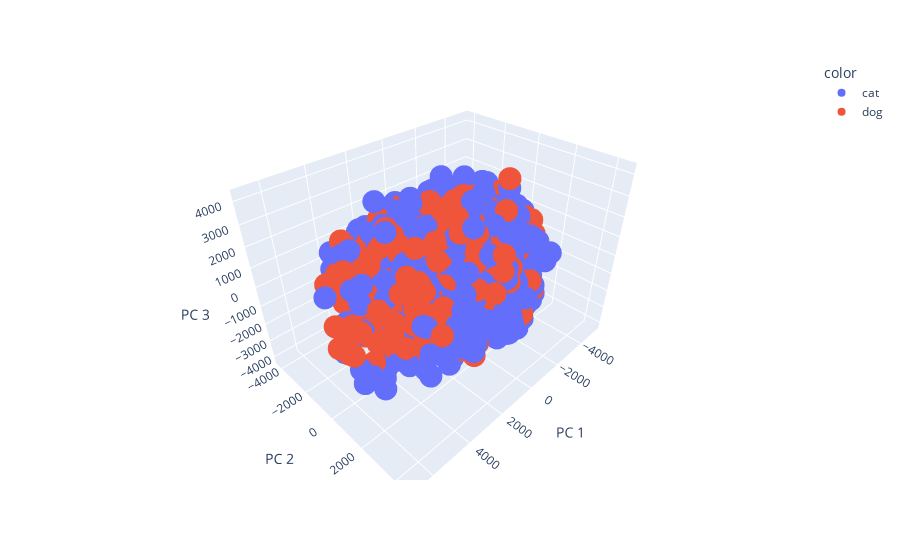

Write notebook code for a chart like this one.
### Markdown cell above
### To explain 85% of the variance we only need 147 components

### Code cell
fig = px.scatter_3d(x_train_reduced,
    x=0, y=1, z=2, color = y_train,
    labels={'0': 'PC 1', '1': 'PC 2', '2': 'PC 3'})

fig.show()

### Figure 1 — Plotly figure (JSON) as saved in the notebook; plotly's stock layout.template omitted (floating-point values rounded to 4 significant figures; data arrays with more than 128 entries replaced by an {"elided": "..."} marker saying what was removed)
{"data": [{"hovertemplate": "color=cat<br>PC 1=%{x}<br>PC 2=%{y}<br>PC 3=%{z}<extra></extra>", "legendgroup": "cat", "marker": {"color": "#636efa", "symbol": "circle"}, "mode": "markers", "name": "cat", "scene": "scene", "showlegend": true, "type": "scatter3d", "x": {"elided": "9391 float values"}, "y": {"elided": "9391 float values"}, "z": {"elided": "9391 float values"}}, {"hovertemplate": "color=dog<br>PC 1=%{x}<br>PC 2=%{y}<br>PC 3=%{z}<extra></extra>", "legendgroup": "dog", "marker": {"color": "#EF553B", "symbol": "circle"}, "mode": "markers", "name": "dog", "scene": "scene", "showlegend": true, "type": "scatter3d", "x": {"elided": "9359 float values"}, "y": {"elided": "9359 float values"}, "z": {"elided": "9359 float values"}}], "layout": {"legend": {"title": {"text": "color"}, "tracegroupgap": 0}, "margin": {"t": 60}, "scene": {"domain": {"x": [0, 1], "y": [0, 1]}, "xaxis": {"title": {"text": "PC 1"}}, "yaxis": {"title": {"text": "PC 2"}}, "zaxis": {"title": {"text": "PC 3"}}}}}
